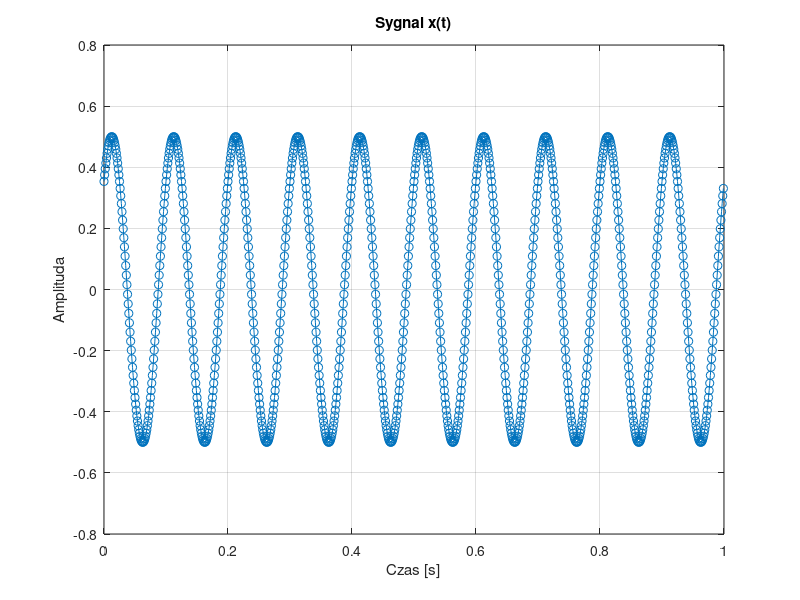

MATLAB code for this plot:
% cps_01_sinus.m
%problem 1.1
clear all; close all;
fpr=1000; Nx=1000;  % parametry: czestotliwosc probkowania, liczba probek
dt = 1/fpr; % okres probkowania
n = 0 : Nx-1; % numery probek
t = dt*n; % chwile probkowania
A1=0.5; f1=10; p1=pi/4; % sinusoida: amplituda, czestotliwosc, faza
x1 = A1*sin(2*pi*f1 *t+p1); % pierwszy skladnik sygnalu
% x1 = A1*sin(2*pi*f1/fpr*n+p1); % pierwszy skladnik inaczej zapisany
% x2 = ?; % drugi skladnik
% x3 = ?; % trzeci skladnik
x = x1; % wybor skladowych: x = x1, x1 + 0.123*x2 + 0.456*x3
plot(t,x,'o-'); grid; title('Sygnal x(t)'); xlabel('Czas [s]'); ylabel('Amplituda');
